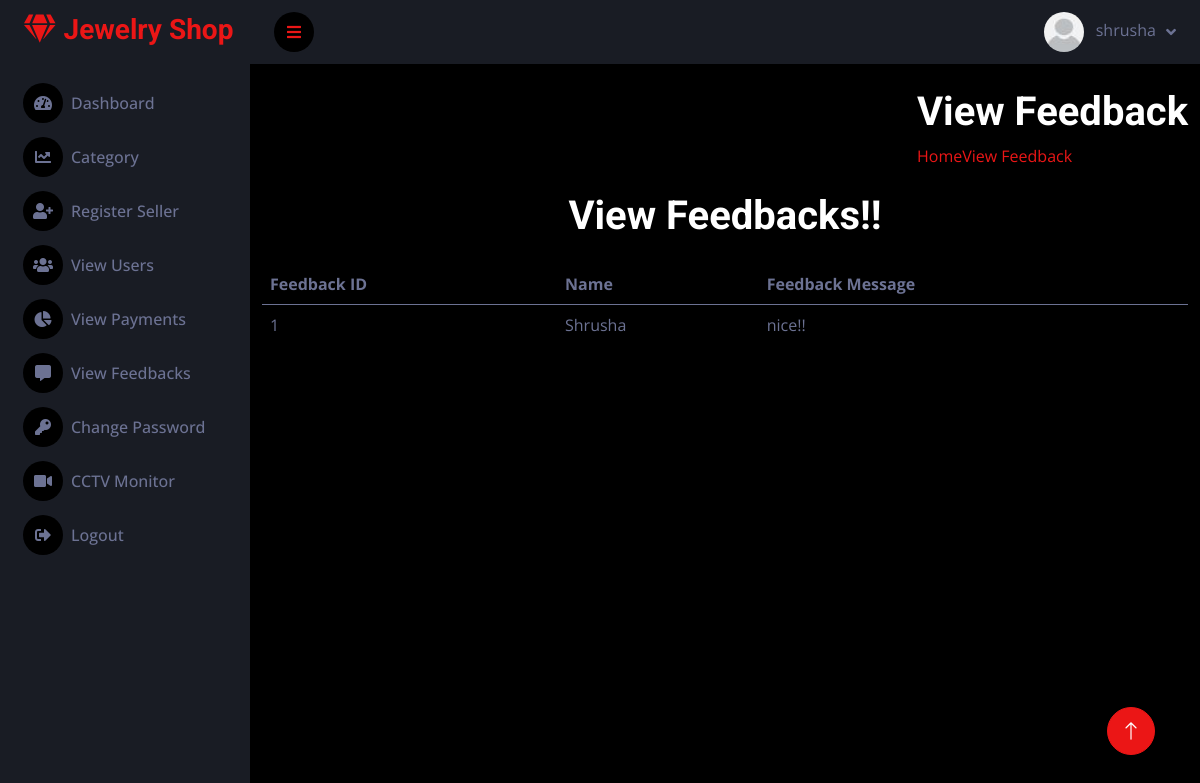
Page /view-feedback.php (signed in) on the committed database.
### tables this page shows
CREATE TABLE `feedback` (
  `Feedback_id` int(10) UNSIGNED NOT NULL,
  `Name` varchar(45) DEFAULT NULL,
  `Feedback` varchar(450) DEFAULT NULL,
  `Date` varchar(45) DEFAULT NULL
);

### view-feedback.php (the view, shortened to what this page needs)
<?php
require_once 'config/connection.php';
$feedbackQuery = "SELECT * FROM feedback";
$feedbackResult = mysqli_query($conn, $feedbackQuery);
?>
<!DOCTYPE html>
<html lang="zxx" class="no-js">
<?php require_once 'include/header.php'; ?>
<body>
    <section class="banner-area organic-breadcrumb">
        <div class="container">
            <div class="breadcrumb-banner d-flex flex-wrap align-items-center justify-content-end">
                <div class="col-first">
                    <h1>View Feedback</h1>
                    <nav class="d-flex align-items-center">
                        <a href="home.php">Home<span class="lnr lnr-arrow-right"></span></a>
                        <a href="add-item.php">View Feedback</a>
                    </nav>
                </div>
            </div>
        </div>
    </section>
    <section class="feedback_table_area section_gap_bottom">
        <div class="container">
            <div class="row">
                <div class="col-lg-12"><br>
                <h1 class="text-center mb-4">View Feedbacks!!</h1>
                    <div class="table-responsive">
                        <table class="table">
                            <thead>
                                <tr>
                                    <th>Feedback ID</th>
                                    <th>Name</th>
                                    <th>Feedback Message</th>
                                </tr>
                            </thead>
                            <tbody>
                                <?php
                                while ($row = mysqli_fetch_assoc($feedbackResult)) {
                                    echo "<tr>";
                                    echo "<td>" . $row['Feedback_id'] . "</td>";
                                    echo "<td>" . $row['Name'] . "</td>";
                                    echo "<td>" . $row['Feedback'] . "</td>";
                                    echo "</tr>";
                                }
                                ?>
                            </tbody>
                        </table>
                    </div>
                </div>
            </div>
        </div>
    </section>
    <?php require_once 'include/footer.php'; ?>
</body>
</html>

### css/style.css (style rules this page uses)
:root { --primary: #EB1616; --secondary: #191C24; --light: #6C7293; --dark: #000000; }

### rows in the picture
feedback: Feedback_id "1", Name "Shrusha", Feedback "nice!!"

### other values in the picture
$_SESSION['User_name'] "shrusha"
